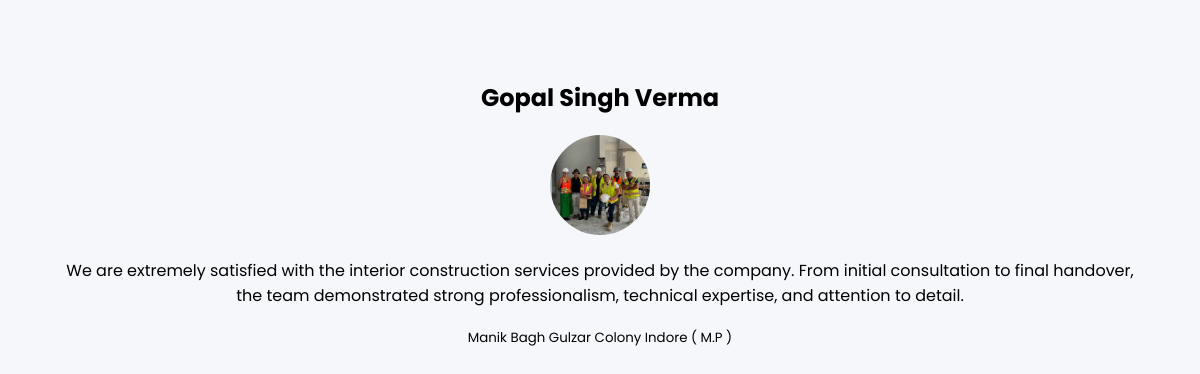
Page /client/2/ on the committed database.
### core/models.py (models this page shows)
class Client(models.Model):
    name = models.CharField(max_length=100)
    designation = models.CharField(max_length=100)
    description = models.TextField()
    image = models.ImageField(upload_to='clients/')

### core/views.py (the view)
# urls.py: path('client/<int:id>/', client_detail, name='client_detail'),
def client_detail(request, id):
    client = get_object_or_404(Client, id=id)
    return render(request, "client_detail.html", {"client": client})

### templates/client_detail.html
{% extends 'base.html' %}
{% block content %}
<section class="clients">
  <h2>{{ client.name }}</h2>
  <img src="{{ client.image.url }}" style="width:100px;border-radius:50%;">
  <p>{{ client.description }}</p>
  <small>{{ client.designation }}</small>
</section>
{% endblock %}

### static/css/style.css (style rules this page uses)
body { margin: 0; font-family: 'Poppins', Arial, sans-serif; background: #f5f7fb; }
.clients { padding: 60px; text-align: center; }

### rows in the picture
Client: name "Gopal Singh Verma", image (picture), description "We are extremely satisfied with the interior construction services provided by the company. From initial consultation to final handover, the team demonstrated strong professionalism, technical expertise, and attention to detail.", designation "Manik Bagh Gulzar Colony Indore ( M.P )"
